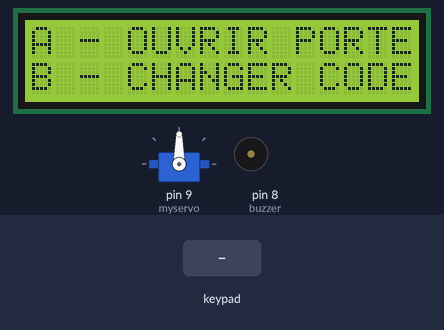
A sketch run on a simulated Arduino Uno, built with avr-gcc and run on an emulated ATmega328P. On the bench: 16×2 character LCD, servo, buzzer (waves = sounding). Inputs (shaded band) come from the test bench.

Above: at 1.2 s.
1.3 s: key 'A' pressed
At 2.1 s:
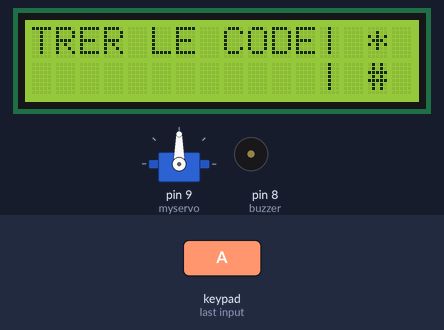
2.9 s: keypad keys 1 2 3 4 * pressed 0.4 s apart
At 9.2 s:
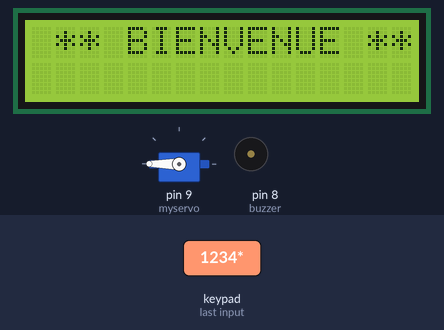
10.9 s: key 'B' pressed
13.9 s: keypad keys 7 6 5 4 * pressed 0.4 s apart
At 18.8 s:
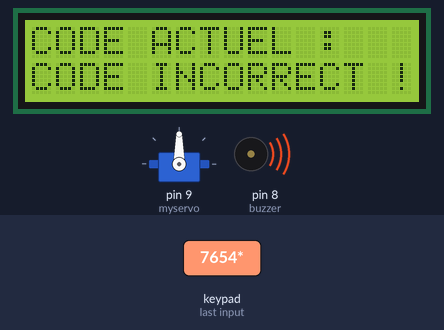
18.9 s: keypad keys 1 2 3 4 * pressed 0.4 s apart
At 22.3 s:
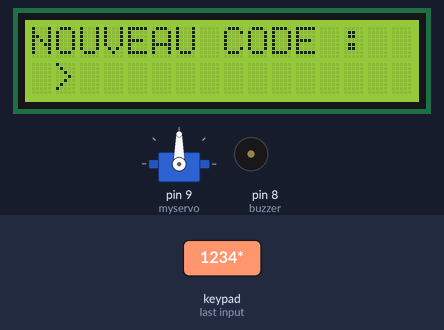
22.8 s: keypad keys 3 2 1 0 * pressed 0.4 s apart
At 25.7 s:
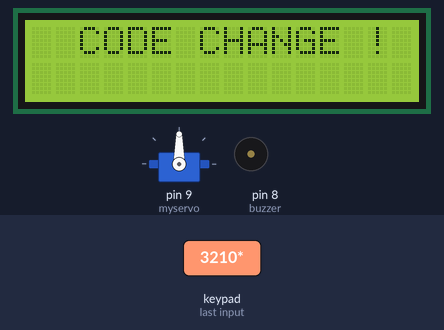
Timing chart, 0 to 27.2 s (numbered marks = the images above; inputs shaded):
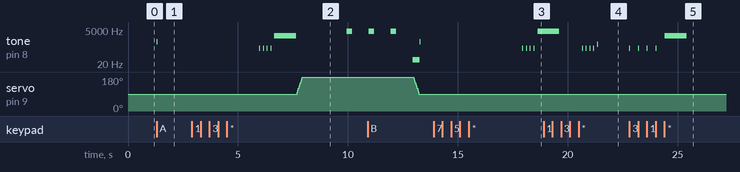

The sketch:

projet_micropro_system_de_verrouillage_de_porte.ino
```cpp
/*
  Projet Microprocesseurs : System de verrouillage de porte
  AKKAL Aghilas 19009504
  lien Tinkercad :
  https://www.tinkercad.com/things/2LGuvAvqNk2-system-de-verrouillage-de-porte

  NB : J'aurais pu utiliser EEPROMWrite() et EEPROMRead() pour sauvgarder le code octet par octet dans
  la mémoire EEPROM de l'arduino et donc éviter de perdre le code à chaque fois qu'on redémarre,
  mais vu que c'est juste un simulateur, je ne sais pas si c'est utile d'implanter ça vu que la mémoire
  EEPROM est maintenant hardware, et donc unique à chaque carte arduino, mais ça reste faisable.

*/


/*************************************** LES DECLARATIONS ******************************************/

#include <LiquidCrystal.h>
#include <Keypad.h>				// librairie du keypad à télécharger et installer manuellement
#include <Servo.h>

#define buzzer 8				// pin du buzzer

int screenOffMsg =0; 			// variable d'état de l'écran d'acceuil
String password="1234"; 		// code actuel
String tempPassword;			// variable pour sauvgarder code temporaire de saisie
boolean activated = false; 		// variable d'état "en cours d'écriture"
boolean passChangeMode = false;	// variable d'état "changement du code"
boolean passChanged = false;	// variable d'état "code changé"


Servo myservo;					// déclaration de notre servo moteur


const byte ROWS = 4;															//
const byte COLS = 4;															//
char keypressed;																//
char keyMap[ROWS][COLS] = {														//	définition
  {'1','2','3','A'},															//	des lignes
  {'4','5','6','B'},															//	et colonnes
  {'7','8','9','C'},															//	à utiliser
  {'*','0','#','D'}};															//	par le keypad
byte rowPins[ROWS] = {7, 6, 5, 4};												//
byte colPins[COLS] = {3, 2, 1, 0};												//
Keypad myKeypad = Keypad( makeKeymap(keyMap), rowPins, colPins, ROWS, COLS);	//


LiquidCrystal lcd(A0, A1, A2, A3, A4, A5); 		// définition des pins du LCD

/**************************************** LE SETUP *************************************************/

void setup() {
  lcd.begin(16,2);				// définition de la matrice du LCD
  myservo.attach(9);			// pin du servo moteur
  pinMode(buzzer, OUTPUT); 		// buzzer en output
}

/***************************************** LE LOOP *************************************************/

void loop() {
    if (screenOffMsg == 0 ){					// afficher le message d'acceuil
      lcd.clear();
      lcd.setCursor(0,0);
      lcd.print("A - OUVRIR PORTE");
      lcd.setCursor(0,1);
      lcd.print("B - CHANGER CODE");
      screenOffMsg = 1;
    }
    keypressed = myKeypad.getKey();
    if (keypressed =='A'){       				// si on appuie sur A, on ouvre la porte
      tone(buzzer, 750, 25);
      enterPassword();
    }
    else if (keypressed =='B') { 				// si on appuie sur B, on change le code
      tone(buzzer, 750, 25);
      changePassword();
   }
}

/************************************* LES FONCTIONS ***********************************************/

void openServo() {								// fonction qui ouvre la porte
  int pos;
  for (pos=90; pos<=180; pos+=5){				//une boucle for, ou on spécifie les degrés, et le pas en degré
    myservo.write(pos);
    delay(15);
    }
}

void closeServo() {								// fonction qui ferme la porte
  int pos;
  for (pos=180; pos>=90; pos-=5){
    myservo.write(pos);
    delay(15);
  }
}


void enterPassword() {							// fonction qui recupere le code
  int i, k=7;
  tempPassword = "";
  activated = true;								// statut changé en "ntrain d'écrire
  lcd.clear();
  lcd.setCursor(0,0);
  lcd.print(" VEUILLEZ ENTRER LE CODE| * POUR VALIDER                        | # POUR EFFACER");
  for (i=0; i<66; i++){
    lcd.scrollDisplayLeft();					// faire défiler le text vers la gauche, patienter pour pouvoir
    delay(70);									//ecrire le code ensuite
  }
  lcd.clear();
  lcd.setCursor(0,0);
  lcd.print("* ENTREZ CODE *");
  lcd.setCursor(0,1);
  lcd.print("CODE : ");
      while(activated) {
      keypressed = myKeypad.getKey();
      if (keypressed != NO_KEY){
        if (keypressed == '0' || keypressed == '1' || keypressed == '2' || keypressed == '3' ||
            keypressed == '4' || keypressed == '5' || keypressed == '6' || keypressed == '7' ||
            keypressed == '8' || keypressed == '9' ) {	// on s'assure que juste les chiffres sont reconnus
          tone(buzzer, 250, 25);
          tempPassword += keypressed;
          lcd.setCursor(k,1);
          lcd.print("*");
          k++;
        }
      }
      if (k > 11 || keypressed == '#') {				// si on dépasse 4 chiffres, ou appuie sur #, effacer
        tone(buzzer, 35, 25);
        tempPassword = "";
        k=7;
        lcd.clear();
        lcd.setCursor(0,0);
        lcd.print("* ENTREZ CODE *");
        lcd.setCursor(0,1);
        lcd.print("CODE : ");
      }
      if (keypressed == '*') {							// * permet de valider
        if (tempPassword == password ) {				// on vérifie que le code est juste
          activated = false;
          tone(buzzer, 2000, 1000);
          lcd.clear();
          lcd.setCursor(0,0);
          lcd.print(" ** BIENVENUE ** ");
          delay(1000);
          openServo();
          delay(2000);
          for (i=3; i>0; i--){							// i définit le délais avant la fermeture
            tone(buzzer, 4000, 250);
            lcd.clear();
            lcd.setCursor(0,0);
            lcd.print(" FERMETURE DANS ");
            lcd.setCursor(7,1);
            lcd.print(i);
            delay(1000);
          }
          tone(buzzer, 40, 1000);
          closeServo();
          screenOffMsg = 0;
        }
        else if (tempPassword != password) {
          tone(buzzer, 4000, 1000);
          lcd.setCursor(0,1);
          lcd.print("CODE INCORRECT !");
          delay(1000);
          lcd.clear();
          lcd.setCursor(0,0);
          lcd.print("* ENTREZ CODE *");
          lcd.setCursor(0,1);
          lcd.print("CODE : ");
        }
      }
    }
}

void changePassword() {									// fonction qui permet de changer le code
      int i;
      lcd.clear();
  	  lcd.setCursor(0,0);
  	  lcd.print(" VEUILLEZ ENTRER LE CODE| * POUR VALIDER                        | # POUR EFFACER");
   	  for (i=0; i<66; i++){
     	 lcd.scrollDisplayLeft();
     	 delay(70);
    	}
      i=3;
      tempPassword = "";
      lcd.clear();
      lcd.setCursor(0,0);
      lcd.print("CODE ACTUEL :");
      lcd.setCursor(0,1);
      lcd.print(" > ");
      passChangeMode = true;						// on est dans le mode "changer le code"
      passChanged = false;   						// code pas encore changé
      while(!passChanged) {      					// on reste dans la boucle tant que le code n'est pas changé
      keypressed = myKeypad.getKey();
      if (keypressed != NO_KEY){
        if (keypressed == '0' || keypressed == '1' || keypressed == '2' || keypressed == '3' ||
            keypressed == '4' || keypressed == '5' || keypressed == '6' || keypressed == '7' ||
            keypressed == '8' || keypressed == '9' ) {
         tone(buzzer, 250, 25);
         tempPassword += keypressed;
         lcd.setCursor(i,1);
         lcd.print("*");
         i++;
        }
      }
      if (i > 7 || keypressed == '#') {
        tempPassword = "";
        i=3;
        tone(buzzer, 35, 25);
        lcd.clear();
        lcd.setCursor(0,0);
        lcd.print("CODE ACTUEL :");
        lcd.setCursor(0,1);
        lcd.print(" > ");
      }
      if (keypressed == '*') {
        tone(buzzer, 500, 25);
        if (password != tempPassword) {
          tempPassword = "";
          i=3;
          tone(buzzer, 4000, 1000);
          lcd.setCursor(0,1);
          lcd.print("CODE INCORRECT !");
          delay(2000);
          lcd.clear();
          lcd.setCursor(0,0);
          lcd.print("CODE ACTUEL :");
          lcd.setCursor(0,1);
          lcd.print(" > ");
        }
        if (password == tempPassword) {
          tempPassword="";
          i=3;
          lcd.clear();
          lcd.setCursor(0,0);
          lcd.print("NOUVEAU CODE :");
          lcd.setCursor(0,1);
          lcd.print(" > ");
          while(passChangeMode) {// on reste dans la boucle tant tant qu'on le nouveau code n'est pas enregistré
            keypressed = myKeypad.getKey();
            if (keypressed != NO_KEY){
              if (keypressed == '0' || keypressed == '1' || keypressed == '2' || keypressed == '3' ||
                  keypressed == '4' || keypressed == '5' || keypressed == '6' || keypressed == '7' ||
                  keypressed == '8' || keypressed == '9' ) {
                tone(buzzer, 250, 25);
                tempPassword += keypressed;
                lcd.setCursor(i,1);
                lcd.print("*");
                i++;
              }
            }
            if (i > 7 || keypressed == '#') {
              tone(buzzer, 35, 25);
              tempPassword = "";
              i=3;
              lcd.clear();
              lcd.setCursor(0,0);
              lcd.print("NOUVEAU CODE :");
              lcd.setCursor(0,1);
              lcd.print(" > ");
            }
            if ( keypressed == '*') {
              tone(buzzer, 500, 25);
              password = tempPassword;
              tone(buzzer, 2000, 1000);
              lcd.clear();
              lcd.setCursor(0,0);
              lcd.print("  CODE CHANGE !");
              delay(2000);
              passChanged = true;							// code changé
              passChangeMode = false;						// on sort de mode "changer code"
              screenOffMsg = 0;
            }
          }
        }
      }
    }
}
```

Measured:
- after the input at 1.3 s, tone on pin 8 (buzzer): silent → 750 Hz at once, → silent 0.03 s later; the display: first changes at once (image 1 shows a later state)
- after the input at 2.9 s, tone on pin 8 (buzzer): plays 250 Hz for 0.03 s, 250 Hz for 0.03 s, 250 Hz for 0.03 s, 250 Hz for 0.03 s, 2000 Hz for 1.0 s, 4000 Hz for 0.25 s, starting after 3.1 s; servo on pin 9 (myservo): moves from 90° to 180° over 0.24 s, starting after 4.8 s
- after the input at 13.9 s, tone on pin 8 (buzzer): silent → 250 Hz after 4.0 s, then repeats every 0.17 s: silent 0.15 s, 250 Hz 0.03 s; the display: first differs from a run without the input after 4.1 s (image 3 shows a later state)
- after the input at 18.9 s, the display: first changes after 1.8 s (image 4 shows a later state)
- after the input at 22.8 s, tone on pin 8 (buzzer): plays 250 Hz for 0.03 s, 250 Hz for 0.03 s, 250 Hz for 0.03 s, 250 Hz for 0.03 s, 2000 Hz for 1.0 s, starting at once; the display: first changes at once (image 5 shows a later state)
